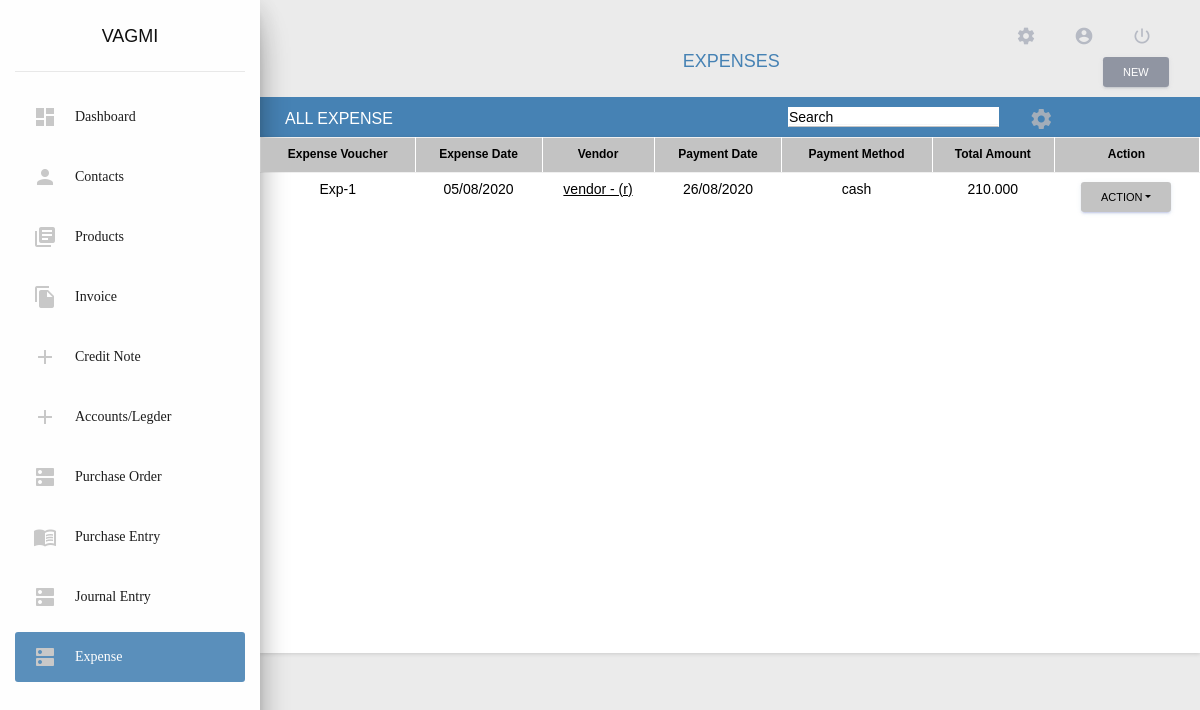
Page /expense/ (signed in) on the earlier database version.
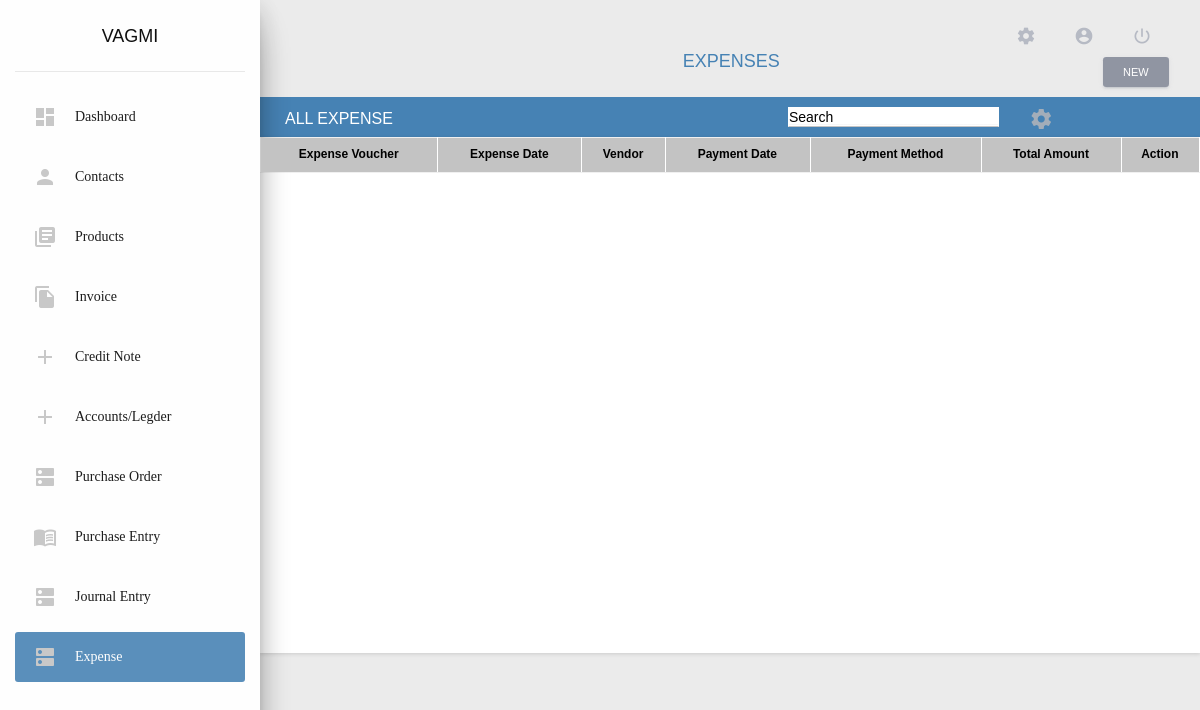
Same page on the later database version.
### app/models/expense_model.py (models this page shows, shortened)
class Expense(models.Model):
	user = models.ForeignKey(User, on_delete=models.CASCADE)
	exp_number = models.CharField(max_length=24)
	exp_date = models.DateField()
	vendor = models.ForeignKey(Contacts, on_delete=models.CASCADE)
	exp_sub_total = models.DecimalField(max_digits=20, decimal_places=3)
	exp_total = models.DecimalField(max_digits=20, decimal_places=3)
	exp_bill = models.FileField(upload_to='expense_bills/', null=True, blank=True)
	payment_date = models.DateField(null=True, blank=True)
	payment_method = models.ForeignKey(PaymentMethod, on_delete=models.SET_NULL, null=True, blank=True)
	notes = models.TextField(null=True, blank=True)
	cgst_5 = models.CharField(
        max_length=30,
        db_index = True,
        blank = True,
        null = True,
    )
	igst_5 = models.CharField(
        max_length=30,
        db_index = True,
        blank = True,
        null = True,
    )
	sgst_5 = models.CharField(
        max_length=30,
        db_index = True,
        blank = True,
        null = True,
    )
	cgst_12 = models.CharField(
        max_length=30,
        db_index = True,
        blank = True,
        null = True,
    )
	igst_12 = models.CharField(
        max_length=30,
        db_index = True,
        blank = True,
        null = True,
    )
	sgst_12 = models.CharField(
        max_length=30,
        db_index = True,
        blank = True,
        null = True,
    )
	cgst_18 = models.CharField(
        max_length=30,
        db_index = True,
        blank = True,
        null = True,
    )
	igst_18 = models.CharField(
        max_length=30,
        db_index = True,
        blank = True,
        null = True,
    )
	sgst_18 = models.CharField(
        max_length=30,
        db_index = True,
        blank = True,
        null = True,
    )
	cgst_28 = models.CharField(
        max_length=30,
        db_index = True,
        blank = True,
        null = True,
    )
	igst_28 = models.CharField(
        max_length=30,
        db_index = True,
        blank = True,
        null = True,
    )
	sgst_28 = models.CharField(
        max_length=30,
        db_index = True,
        blank = True,
        null = True,
    )

class PaymentMethod(models.Model):
	user = models.ForeignKey(User, on_delete=models.CASCADE, null=True)
	name = models.CharField(max_length=64)
	def __str__(self):
		return self.name

### app/models/contacts_model.py (models this page shows, shortened)
class Contacts(models.Model):
    user = models.ForeignKey(User, on_delete = models.CASCADE, db_index = True, null = True,)
    app_id = models.CharField(
        max_length = 30,
        db_index = True,
        blank = True,
        null = True,
    )
    is_imported_user = models.BooleanField(
        default = False,
        db_index = True,
        choices = user_constants.IS_TRUE,
        blank = True,
    )
    imported_user = models.ForeignKey(
        User,
        related_name = 'imported_user',
        db_index = True,
        blank = True,
        null = True,
        on_delete = models.SET_NULL,
    )
    customer_type = models.IntegerField(
        db_index = True,
        choices = user_constants.CUSTOMER_TYPE,
        default = 1,
        null = True,
        blank = True,
    )
    contact_delete_status = models.IntegerField(
        db_index = True,
        default = 0,
        null = False,
        blank = False,
    )
    is_sub_customer = models.IntegerField(
        choices = user_constants.IS_SUB_CUSTOMER,
        default = 1,
        db_index = True,
        null = True,
        blank = True,
    )
    salutation = models.IntegerField(
        db_index = True,
        default = 0,
        choices = user_constants.SALUTATIONS,
    )
    contact_name = models.CharField(
        max_length = 250,
        blank = False,
        null = False,
        db_index = True,
    )
    display_name = models.CharField(
        max_length = 250,
        blank = True,
        null = True,
        db_index = True,
    )
    organization_type = models.IntegerField(
        db_index = True,
        choices = user_constants.ORGANIZATION_TYPE,
        default = 1,
    )
    organization_name = models.CharField(
        max_length = 250,
        db_index = False,
        blank = True,
        null = True,
    )
    is_msme_reg = models.BooleanField(
        db_index = True,
        choices = user_constants.IS_TRUE,
        default = False,
    )
    email = models.EmailField(
        blank = True,
        null = True,
        db_index = True,
    )
    phone_country_code = models.IntegerField(
        db_index = True,
        blank = False,
        choices = user_constants.PHONE_COUNTRY_CODE,
        default = 45,
        null = True,
    )
    phone = models.CharField(
        max_length = 250,
        db_index = True,
        blank = True,
        null = True,
    )
    website = models.CharField(
        max_length = 250,
        db_index = True,
        blank = True,
        null = True,
    )
    facebook = models.CharField(
        blank = True,
        null = True,
        max_length = 250,
    )
    twitter = models.CharField(
        blank = True,
        null = True,
        max_length = 250,
    )
    is_active = models.BooleanField(
        db_index = True,
        choices =  user_constants.IS_TRUE,
        default = True,
    )
    notes = models.TextField(
        blank = True,
        null = True,
    )
    attachements = models.FileField(
        upload_to = attachments_rename,
        db_index = True,
        blank = True,
        null = True,
    )
    created_on = models.DateTimeField(
        auto_now = True,
        db_index = True,
    )
    updated_on = models.DateTimeField(
        auto_now = False,
        db_index = True,
        null = True,
    )
    def __str__(self):
        if(self.organization_name is None):
            if not self.is_active:
                return "{} (Inactive)".format(self.contact_name)
            return "{}".format(self.contact_name)
        else:
            if not self.is_active:
                return "{} - ({}) (Inactive)".format(self.contact_name,self.organization_name)
            return "{} - ({})".format(self.contact_name,self.organization_name)
        return self.contact_name.upper()
    class Meta:
        verbose_name_plural = 'contacts_tbl'

### app/views/expense.py (the view)
# urls.py: path('expense/', expense.ExpenseView.as_view(), name='view_expenses'),
@method_decorator(login_required, name='dispatch')
class ExpenseView(View):
	template_name = 'app/app_files/expense/expense.html'
	def get(self, request):
		all_expense = Expense.objects.filter(user=request.user)
		customize_expense = CustomizeModuleName.objects.filter(Q(user = request.user) & Q(customize_name = 6))
		if(len(customize_expense) != 0):
			view_expense = CustomizeExpenseView.objects.get(customize_view_name = customize_expense[0].id)
			if(view_expense is not None):
				customize = view_expense
			else:
				customize = 'NA'
		else:
				customize = 'NA'
		context = {
			'all_expense' : all_expense,
			'expense_id':'',
			'breadcrumb_title' : 'EXPENSES',
			'active_link' : 'Expense',
			'customize' : customize,
			'type' : 'view',
		}
		return render(request, self.template_name, context)

### app/templates/app/app_files/expense/expense.html (shortened to what this page needs)
{% extends 'app/base/base.html' %}
{% load static %}
{% load common_filters %}
{% load pagination %}
{% block content %}
<div class="row custom-row" style="padding:10px; background: linear-gradient(60deg,#f5700c,#ff9800);">
    <div class="col-md-2" style = "margin-right: inherit;" >
        <b>ALL EXPENSE</b>
    </div>
    <div class="col-md-5">
    </div>
    <div class="col-md-3" >
        <input type="search" name="search" id="con_search" placeholder="Search" class="form-control">
    </div>
    <div class="col-md-2 rect">
        <div class="row">
            <div class="col-md-1 rect1">
                <span title="Custom View" class="material-icons icons" data-toggle="modal" data-target="#CustomizeViewModel" style="margin-top: 13%;color: rgba(190, 186, 186, 0.781);">settings</span>
            </div>
        </div>
    </div>
</div>
<div class="row">
    <div class="col-lg-12">
        <div class="card">
            <div class="card-body">
                <div class="table" id="customize_table">
                    <table class="table-bordered" width="100%" cellspacing="0">
                        <thead  style="background-color: #EEEEEE; color:#000000; font-size:11px">
                            {% if customize.expense_vocher != 0 %}
                            <th class="text-center customize_vocher">Expense Voucher</th>
                            {% endif %}
                            {% if customize.expense_date != 0 %}
                            <th class="text-center customize_date">Expense Date</th>
                            {% endif %}
                            {% if customize.expense_vendor != 0 %}
                            <th class="text-center customize_vendor">Vendor</th>
                            {% endif %}
                            {% if customize.expense_payment != 0 %}
                            <th class="text-center customize_payment">Payment Date</th>
                            {% endif %}
                            {% if customize.expense_method != 0 %}
                            <th class="text-center customize_method">Payment Method</th>
                            {% endif %}
                            {% if customize.expense_amount != 0 %}
                            <th class="text-center customize_amount">Total Amount</th>
                            {% endif %}
                            <th class="text-center">Action</th>
                        </thead>
                        <tbody>
                            {% for expense in all_expense %}
                                <tr>
                                    {% if customize.expense_vocher != 0 %}
                                    <td class="text-center customize_vocher">{{ expense.exp_number }}</td>
                                    {% endif %}
                                    {% if customize.expense_date != 0 %}
                                    <td class="text-center customize_date">{{ expense.exp_date|date:"d/m/Y" }}</td>
                                    {% endif %}
                                    {% if customize.expense_vendor != 0 %}
                                    <td class="text-center customize_vendor">
                                        <a class="vendor_name" id="expense_hover" href="{% url 'edit_expense' expense.id %}" style="color: #8b92a9;text-decoration: underline;">
                                            {{ expense.vendor }}
                                        </a>
                                    </td>
                                    {% endif %}
                                    {% if customize.expense_payment != 0 %}
                                    <td class="text-center customize_payment">{% if expense.payment_date %} {{ expense.payment_date|date:"d/m/Y" }} {% else %} - {% endif %}</td>
                                    {% endif %}
                                    {% if customize.expense_method != 0 %}
                                    <td class="text-center customize_method">{% if expense.payment_method %} {{ expense.payment_method }} {% else %} - {% endif %}</td>
                                    {% endif %}
                                    {% if customize.expense_amount != 0 %}
                                    <td class="text-center customize_amount">{{ expense.exp_total }}</td>
                                    {% endif %}
                                    <td class="text-center">
                                        <button class="btn btn-primary dropdown-toggle btn-sm" type="button" id="dropdownMenuButton" data-toggle="dropdown" aria-haspopup="true" aria-expanded="false" style="color:black;">Action</button>
                                    </td>
                                </tr>
                            {% endfor %}
                        </tbody>
                    </table>
                </div>
            </div>
        </div>
    </div>
</div>
{% endblock %}

Differences in the rows shown:
removed Expense: exp_number "Exp-1", exp_date "05/08/2020", vendor "vendor - (r)", payment_date "26/08/2020", payment_method "cash", exp_total "210.000"
